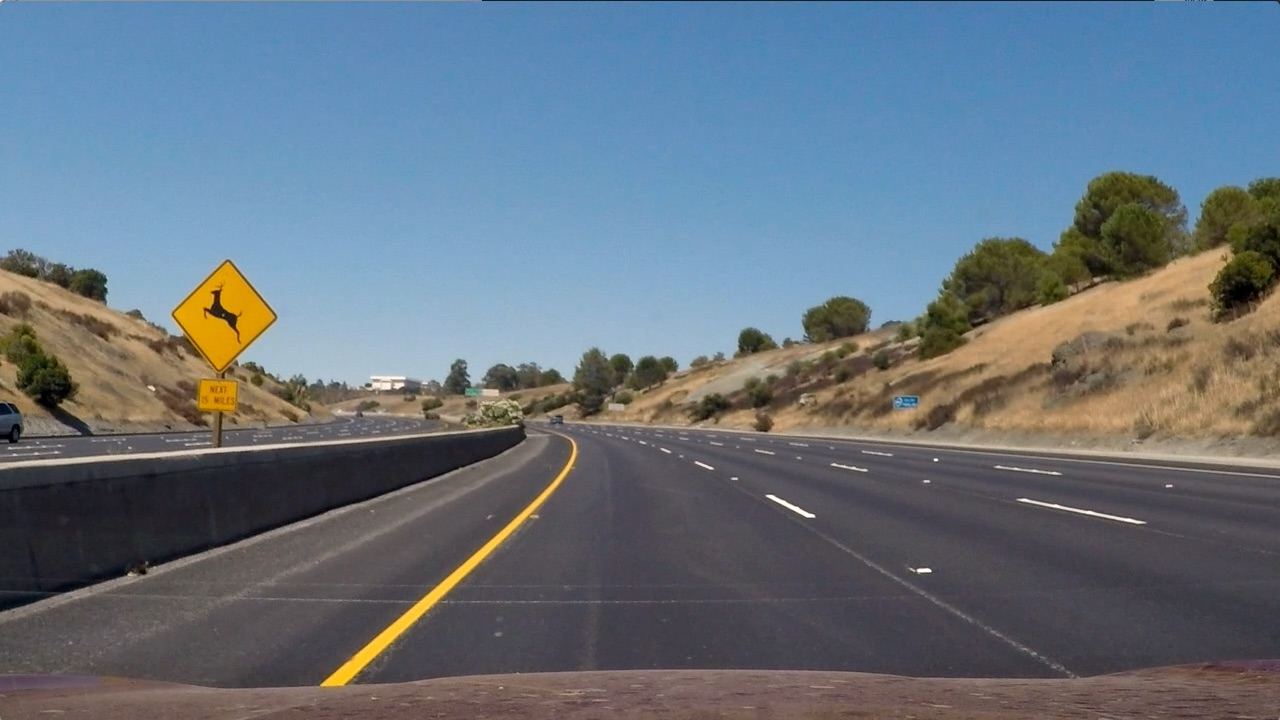
#> input picture Zadatak/test_images/test2.jpg, 1280 x 720 px
$ python step3_perspective.py
#> lines starting #> are read from the running program, lines starting #| are printed output that depends on the picture; after the words box and inside, x2 and y2 are one past the last pixel; in counts of white or black regions, pixels touching at a corner belong together
### Zadatak/step2_preprocessing.py
import sys
import cv2
import numpy as np
from common import OUT, get_src_dst, undistort


def binarize(img, camera='A', roi=True):
    hls = cv2.cvtColor(img, cv2.COLOR_BGR2HLS)
    h_channel = hls[:, :, 0]
    l_channel = hls[:, :, 1]
    s_channel = hls[:, :, 2]

    white = l_channel >= 190
    yellow = (h_channel >= 15) & (h_channel <= 35) & (s_channel >= 80) & (l_channel >= 60)

    combined_binary = np.zeros(l_channel.shape, dtype=np.uint8)
    combined_binary[white | yellow] = 255

    if not roi:
        return combined_binary

    h, w = img.shape[:2]
    src, _ = get_src_dst(w, h, camera)
    mask = np.zeros_like(combined_binary)
    cv2.fillPoly(mask, [src.astype(np.int32)], 255)
    return cv2.bitwise_and(combined_binary, mask)


def process_image(image_path):
    img = cv2.imread(image_path)
    if img is None:
        print(f"Error: Could not load image from {image_path}")
        return None

    img = undistort(img)
    masked_binary = binarize(img)

    output_path = f'{OUT}/output_binary.jpg'
    cv2.imwrite(output_path, masked_binary)
    print(f"Preprocessing completed on {image_path}. Saved to '{output_path}'.")
    return masked_binary


# [2 lines that do not run on import are left out]

### Zadatak/common.py
import os
import cv2
import numpy as np
import pickle

OUT = 'output_images'
os.makedirs(OUT, exist_ok=True)

REF_W = 1280
REF_H = 720
LANE_WIDTH_M = 3.7
LANE_WIDTH_PX = 569

_CALIBRATION = None


def undistort(img):
    global _CALIBRATION
    if img.shape[1] != REF_W or img.shape[0] != REF_H:
        return img
    if _CALIBRATION is None:
        with open('calibration.p', 'rb') as f:
            _CALIBRATION = pickle.load(f)
    mtx = _CALIBRATION['mtx']
    dist = _CALIBRATION['dist']
    return cv2.undistort(img, mtx, dist, None, mtx)


def get_src_dst(w, h, camera='A'):
    src = np.float32([
        [w * 0.40, h * 0.63],
        [w * 0.60, h * 0.63],
        [w * 0.90, h * 0.93],
        [w * 0.10, h * 0.93]
    ])
    offset = int(250 * w / REF_W)
    dst = np.float32([
        [offset, 0],
        [w - offset, 0],
        [w - offset, h],
        [offset, h]
    ])
    return src, dst


# [77 lines left out: functions find_lane_pixels, robust_fit, not called in this run]

### Zadatak/step3_perspective.py
import sys
import cv2
import numpy as np
from common import get_src_dst, OUT
from step2_preprocessing import process_image

def perspective_transform(image_path):
    binary_img = process_image(image_path)
#> in process_image, img is the input picture: shape (720, 1280, 3); mean B, G, R 125.5, 114.6, 102.8
#> (reads Zadatak/calibration.p from the repository)
#> in binarize, `hls = cv2.cvtColor(img, cv2.COLOR_BGR2HLS)`: hls: shape (720, 1280, 3); mean of channels 0, 1, 2 87.8, 114.9, 64.1
#> in binarize, `l_channel = hls[:, :, 1]`:
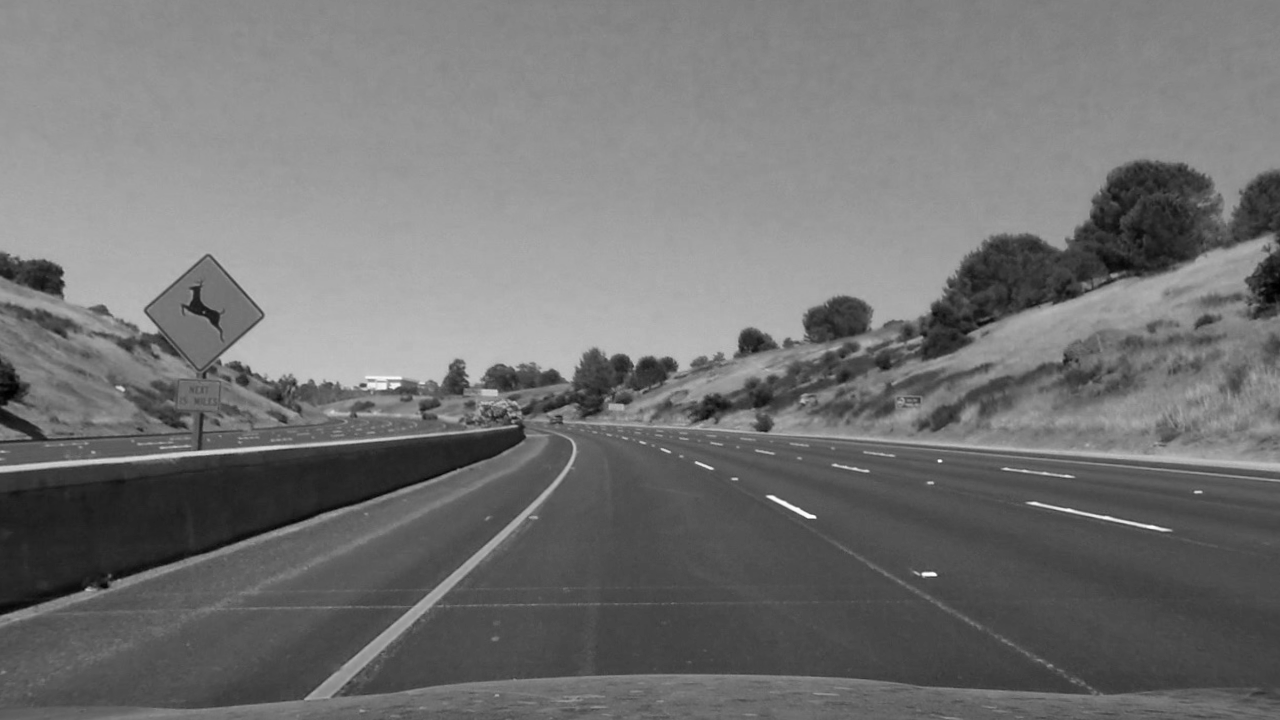
#> l_channel: shape (720, 1280); min 0, max 254, mean 114.9
#> in binarize, `s_channel = hls[:, :, 2]`:
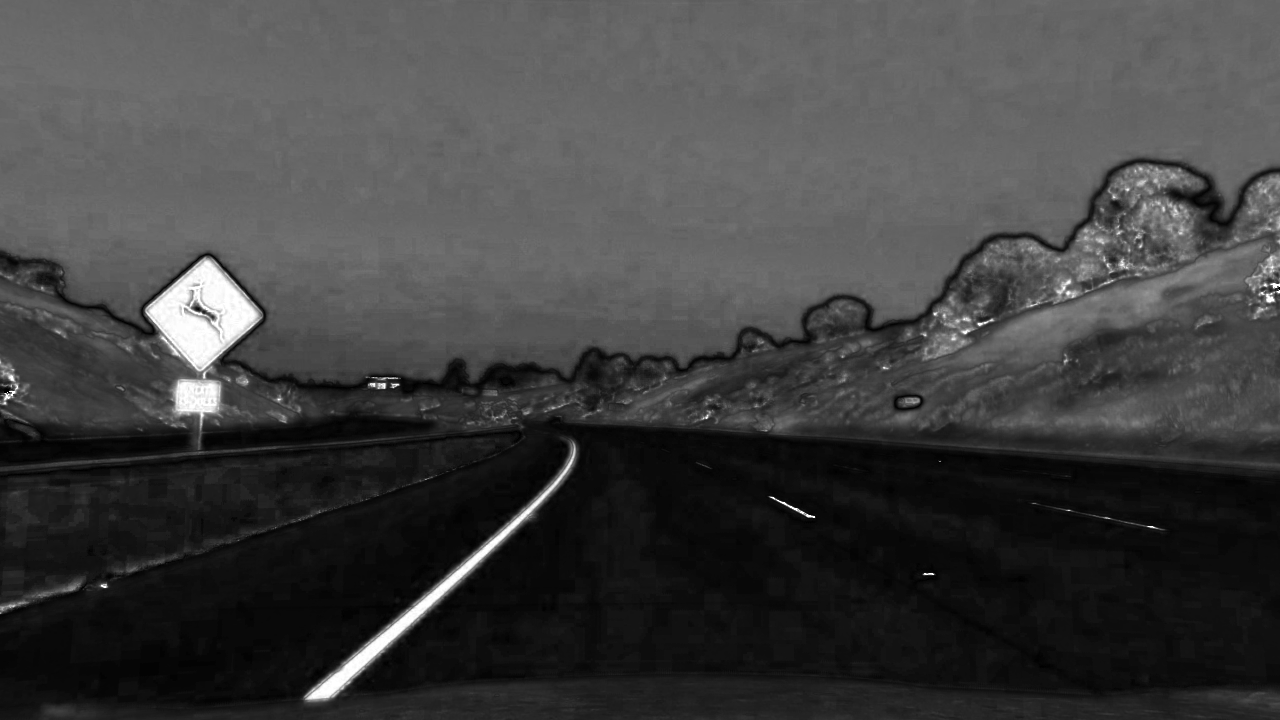
#> s_channel: shape (720, 1280); min 0, max 255, mean 64.1
#> in binarize, `white = l_channel >= 190`:
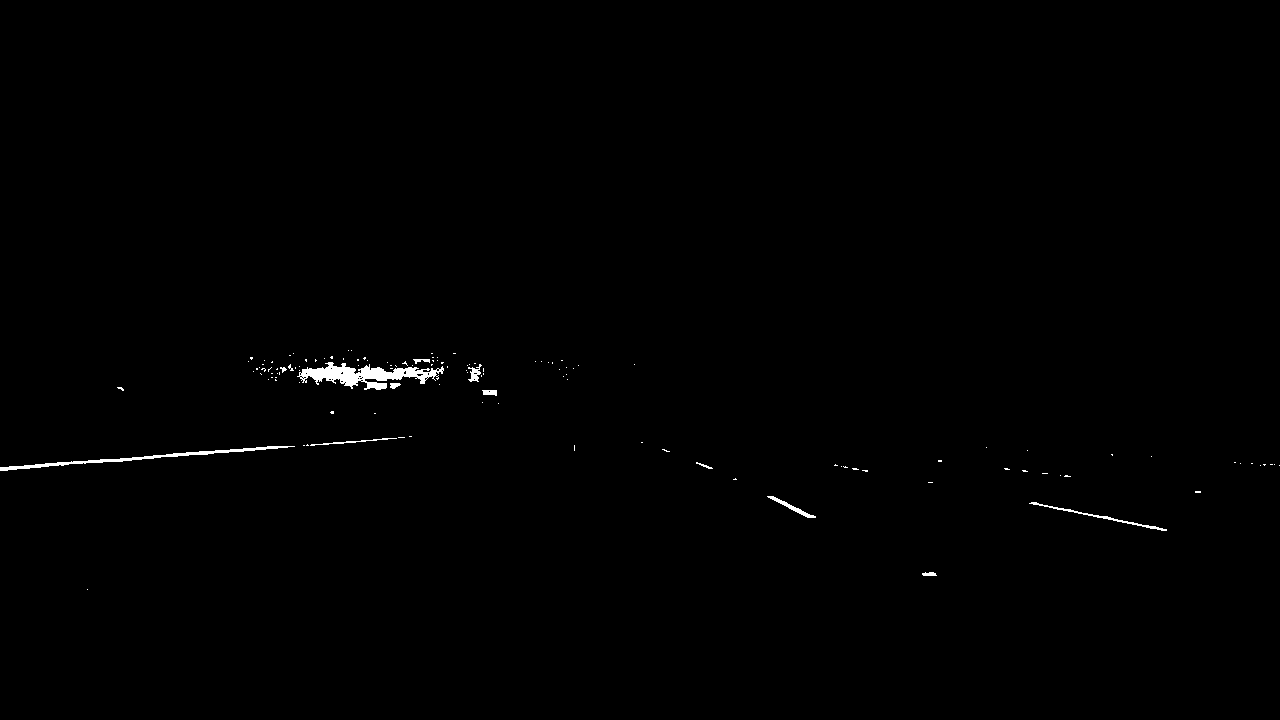
#> white: shape (720, 1280) bool; 0.45% white; 125 white regions (113 under 20 px), largest, box (x1, y1, x2, y2) and area: (297, 362, 444, 390) 1802, (0, 446, 295, 471) 906, (1029, 502, 1167, 531) 310
#> in binarize, `yellow = (h_channel >= 15) & (h_channel <= 35) & (s_channel >= 80) & (..`: yellow: shape (720, 1280) bool; 4.6% white; 508 white regions (416 under 20 px), largest, box (x1, y1, x2, y2) and area: (929, 210, 1280, 369) 13226, (145, 256, 263, 425) 9744, (303, 441, 577, 703) 5377
#> in binarize, `cv2.fillPoly(mask, [src.astype(np.int32)], 255)`: mask: shape (720, 1280); 15.1% white; 1 white region, box (x1, y1, x2, y2) and area: (128, 453, 1153, 670) 139265
#> in process_image, `masked_binary = binarize(img)`: masked_binary: shape (720, 1280); 0.5% white; 5 white regions (1 under 20 px), largest, box (x1, y1, x2, y2) and area: (337, 453, 576, 670) 4335, (767, 496, 816, 518) 193, (922, 572, 937, 576) 48, (696, 462, 713, 469) 35
    if binary_img is None:
        print(f"Error: Could not load image from {image_path}.")
        return None

    height, width = binary_img.shape[:2]
#> height = 720; width = 1280

    src, dst = get_src_dst(width, height)
    M = cv2.getPerspectiveTransform(src, dst)
    Minv = cv2.getPerspectiveTransform(dst, src)

    warped = cv2.warpPerspective(binary_img, M, (width, height), flags=cv2.INTER_LINEAR)
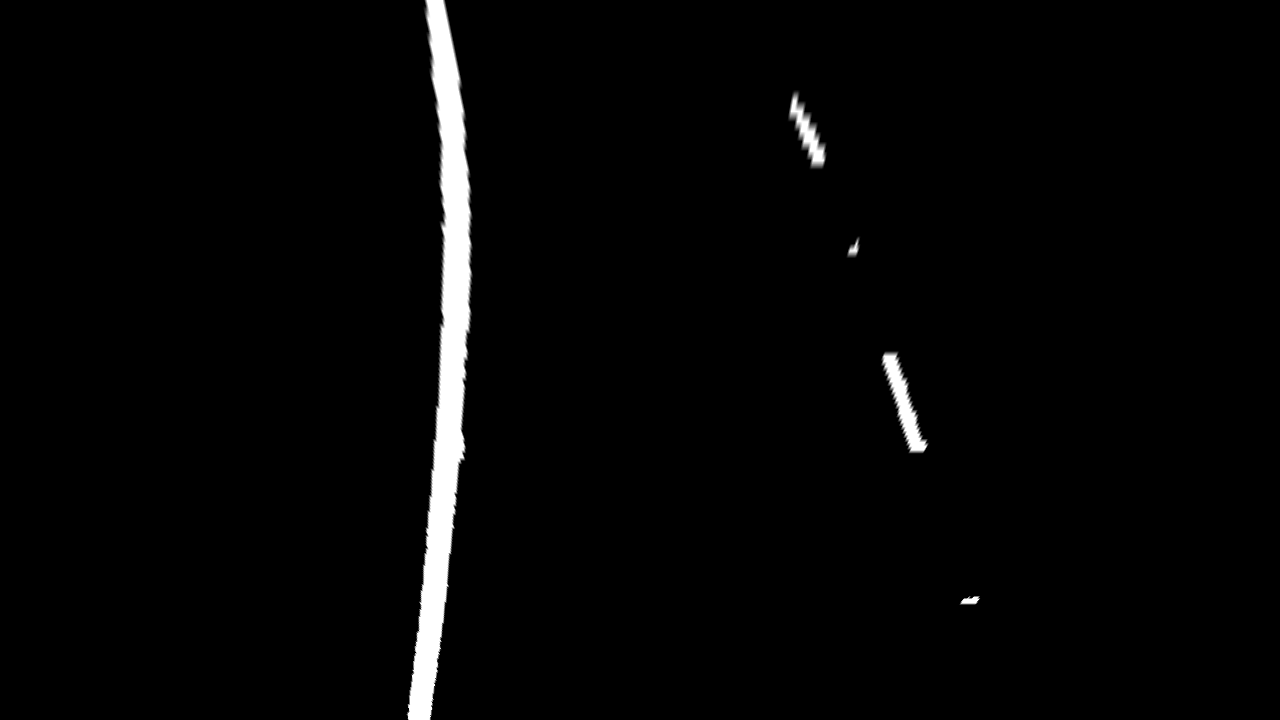
#> warped: shape (720, 1280); min 0, max 255, mean 5.8

    cv2.imwrite(f"{OUT}/output_warped.jpg", warped)
    print("Perspective transform completed.")
    return warped, M, Minv

if __name__ == "__main__":
    perspective_transform(sys.argv[1] if len(sys.argv) > 1 else 'test_images/test2.jpg')
